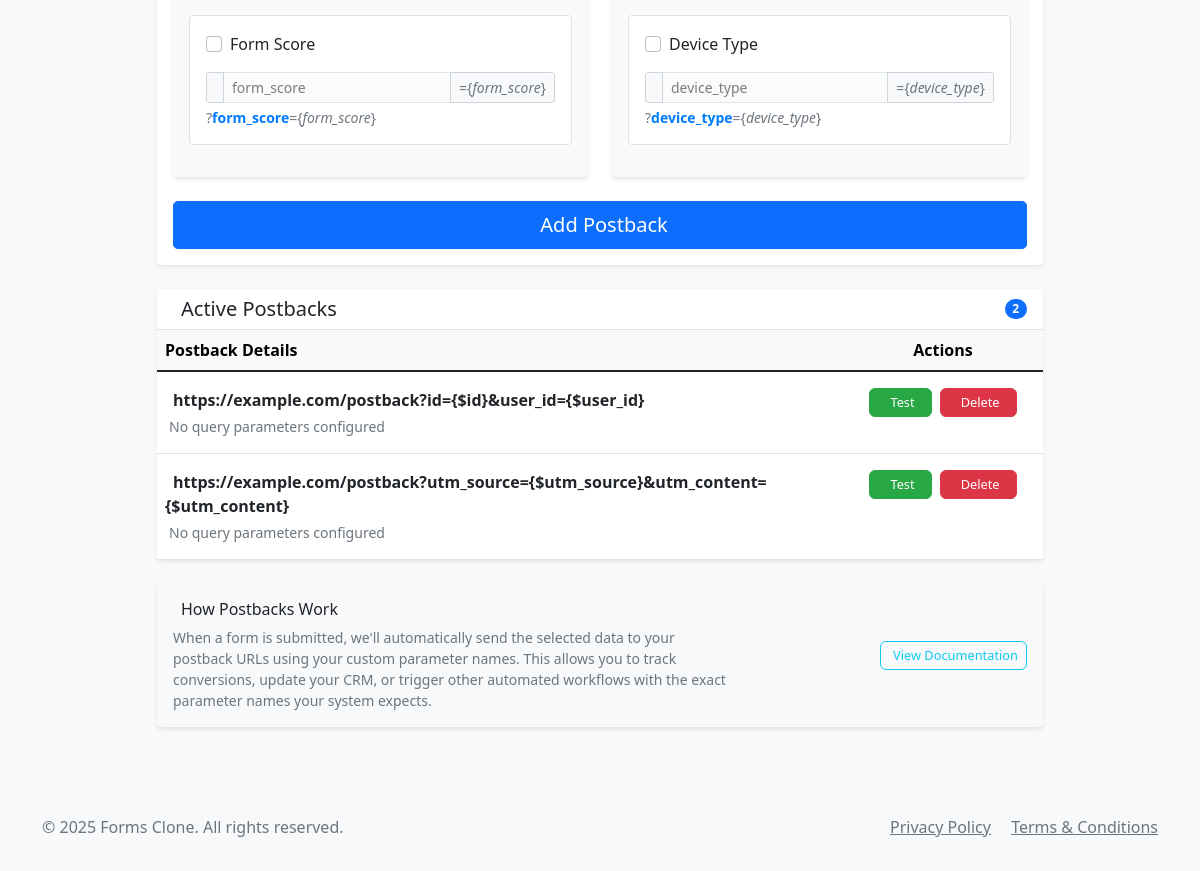
/postbacks (signed in, lower part), run on an earlier commit of the app's database.
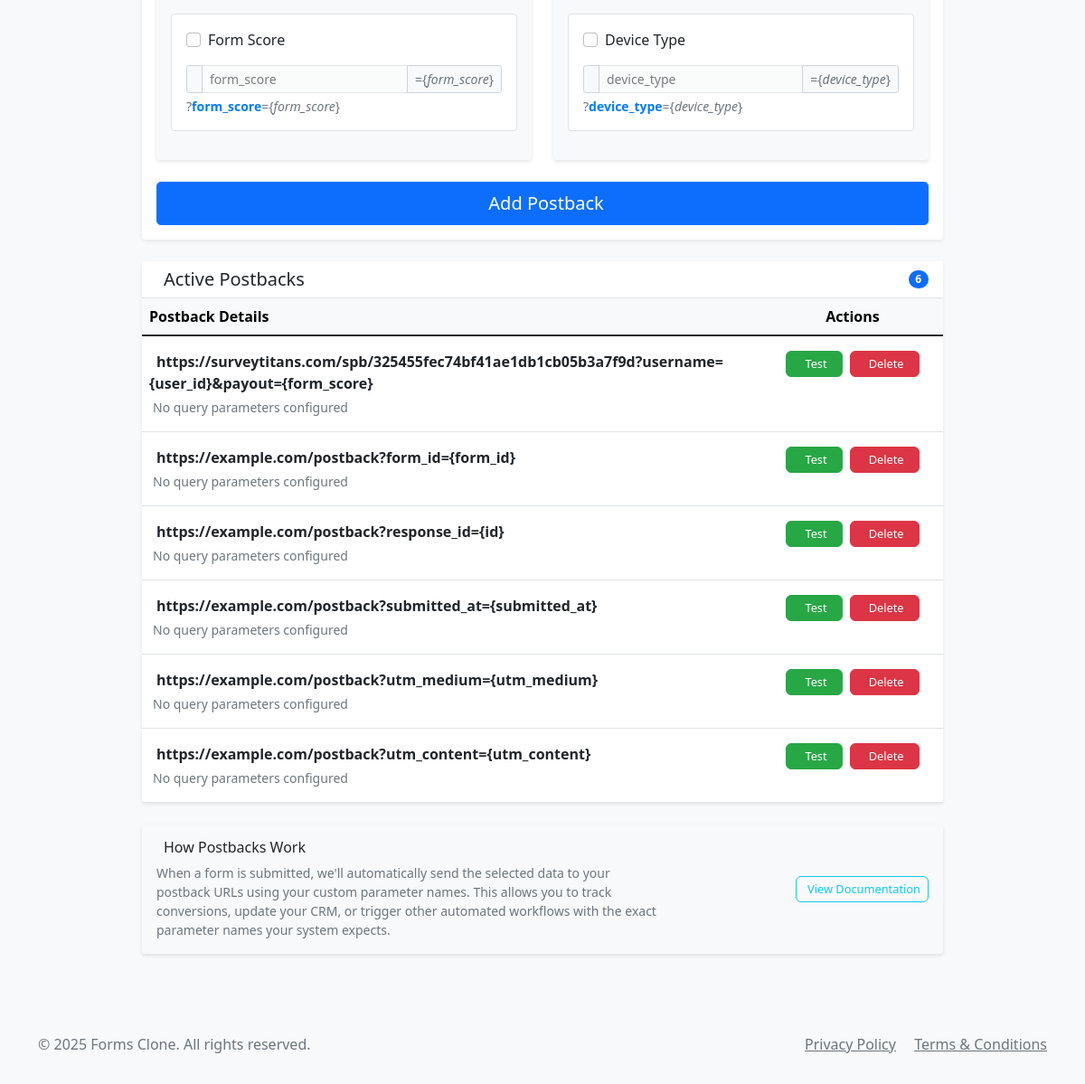
And on a later commit of the database.
### app.py (models this page shows)
class Postback(db.Model):
    id = db.Column(db.Integer, primary_key=True)
    url = db.Column(db.String(500), nullable=False)
    user_id = db.Column(db.Integer, db.ForeignKey('user.id'), nullable=False)
    created_at = db.Column(db.DateTime, default=datetime.utcnow)

### app.py (the view, shortened to what this page needs)
@app.route('/postbacks', methods=['GET', 'POST'])
@login_required
def manage_postbacks():
    postbacks = Postback.query.filter_by(user_id=current_user.id).all()
    return render_template('manage_postbacks.html', postbacks=postbacks)

### app.py (called while the page is built)
@app.context_processor
def inject_now():
    return {'now': datetime.now()}

@app.context_processor
def inject_csrf_token():
    return {'csrf_token': lambda: 'dummy_token'}

@login_manager.user_loader
def load_user(user_id):
    return User.query.get(int(user_id))

### templates/manage_postbacks.html (shortened to what the changed rows need)
{% extends "base.html" %}
{% block content %}
<div class="container-fluid px-4 py-4">
    <div class="row justify-content-center">
        <div class="col-xl-10 col-lg-11">
            <div class="card border-0 shadow-sm mb-4">
                <div class="card-body">
                    <form method="POST" class="needs-validation" novalidate>
                        <div class="mb-4">
                            <div class="row g-4">
                                <div class="col-lg-6">
                                    <div class="card bg-light border-0 h-100">
                                        <div class="card-body py-3">
                                            {% for field, label, default_param in [
                                                ('form_id', 'Form ID', 'form_id'),
                                                ('id', 'Response ID', 'response_id'),
                                                ('submitted_at', 'Submission Time', 'submitted_at'),
                                                ('user_id', 'User ID', 'username'),
                                                ('company_id', 'Company ID', 'company_id'),
                                                ('form_score', 'Form Score', 'form_score')
                                            ] %}
                                            <div class="parameter-row mb-3 p-3 border rounded bg-white">
                                                <div class="row align-items-center">
                                                    <div class="col-12 mb-2">
                                                        <div class="form-check">
                                                            <input class="form-check-input parameter-checkbox"
                                                                   type="checkbox"
                                                                   name="include_{{ field }}"
                                                                   id="include_{{ field }}"
                                                                   data-field="{{ field }}">
                                                            <label class="form-check-label fw-semibold" for="include_{{ field }}">
                                                                {{ label }}
                                                            </label>
                                                        </div>
                                                    </div>
                                                    <div class="col-12">
                                                        <div class="input-group input-group-sm">
                                                            <span class="input-group-text bg-light">
                                                            </span>
                                                            <input type="text"
                                                                   class="form-control parameter-name-input"
                                                                   name="param_name_{{ field }}"
                                                                   id="param_name_{{ field }}"
                                                                   placeholder="{{ default_param }}"
                                                                   value="{{ default_param }}"
                                                                   disabled>
                                                            <span class="input-group-text bg-light small text-muted">
                                                                ={<span class="field-name">{{ field }}</span>}
                                                            </span>
                                                        </div>
                                                        <div class="form-text small mt-1">
                                                            ?<span class="param-preview">{{ default_param }}</span>={<span class="field-name">{{ field }}</span>}
                                                        </div>
                                                    </div>
                                                </div>
                                            </div>
                                        </div>
                                    </div>
                                </div>
                                <div class="col-lg-6">
                                    <div class="card bg-light border-0 h-100">
                                        <div class="card-body py-3">
                                            {% for field, label, default_param in [
                                                ('utm_source', 'UTM Source', 'utm_source'),
                                                ('utm_medium', 'UTM Medium', 'utm_medium'),
                                                ('utm_campaign', 'UTM Campaign', 'utm_campaign'),
                                                ('utm_content', 'UTM Content', 'utm_content'),
                                                ('utm_term', 'UTM Term', 'utm_term'),
                                                ('device_type', 'Device Type', 'device_type')
                                            ] %}
                                            <div class="parameter-row mb-3 p-3 border rounded bg-white">
                                                <div class="row align-items-center">
                                                    <div class="col-12 mb-2">
                                                        <div class="form-check">
                                                            <input class="form-check-input parameter-checkbox"
                                                                   type="checkbox"
                                                                   name="include_{{ field }}"
                                                                   id="include_{{ field }}"
                                                                   data-field="{{ field }}">
                                                            <label class="form-check-label fw-semibold" for="include_{{ field }}">
                                                                {{ label }}
                                                            </label>
                                                        </div>
                                                    </div>
                                                    <div class="col-12">
                                                        <div class="input-group input-group-sm">
                                                            <span class="input-group-text bg-light">
                                                            </span>
                                                            <input type="text"
                                                                   class="form-control parameter-name-input"
                                                                   name="param_name_{{ field }}"
                                                                   id="param_name_{{ field }}"
                                                                   placeholder="{{ default_param }}"
                                                                   value="{{ default_param }}"
                                                                   disabled>
                                                            <span class="input-group-text bg-light small text-muted">
                                                                ={<span class="field-name">{{ field }}</span>}
                                                            </span>
                                                        </div>
                                                        <div class="form-text small mt-1">
                                                            ?<span class="param-preview">{{ default_param }}</span>={<span class="field-name">{{ field }}</span>}
                                                        </div>
                                                    </div>
                                                </div>
                                            </div>
                                        </div>
                                    </div>
                                </div>
                            </div>
                        </div>
                    </form>
                </div>
            </div>
            <div class="card border-0 shadow-sm">
                <div class="card-header bg-white border-bottom">
                    <div class="d-flex justify-content-between align-items-center">
                        <h5 class="card-title mb-0">
                            Active Postbacks
                        </h5>
                        {% if postbacks %}
                        <span class="badge bg-primary rounded-pill">{{ postbacks|length }}</span>
                        {% endif %}
                    </div>
                </div>
                <div class="card-body p-0">
                    {% if postbacks %}
                        <div class="table-responsive">
                            <table class="table table-hover mb-0">
                                <thead class="table-light">
                                    <tr>
                                        <th class="border-0 fw-semibold">Postback Details</th>
                                        <th class="border-0 fw-semibold text-center" width="200">Actions</th>
                                    </tr>
                                </thead>
                                <tbody>
                                    {% for pb in postbacks %}
                                    <tr>
                                        <td class="py-3">
                                            <div class="d-flex flex-column">
                                                <div class="mb-1">
                                                    <strong class="text-dark">{{ pb.url }}</strong>
                                                </div>
                                                {% if pb.query_params %}
                                                <div class="small text-muted">
                                                    <i class="fas fa-code me-1"></i>
                                                    Parameters: <code class="bg-light px-2 py-1 rounded">?{{ pb.query_params }}</code>
                                                </div>
                                                {% else %}
                                                <div class="small text-muted">
                                                    No query parameters configured
                                                </div>
                                                {% endif %}
                                            </div>
                                        </td>
                                        <td class="text-center py-3">
                                            <div class="d-flex gap-2 justify-content-center">
                                                <a href="/postback_tester?postback_id={{ pb.id }}"
                                                   class="btn btn-success btn-sm px-3"
                                                   data-bs-toggle="tooltip"
                                                   title="Send a test request to verify this postback URL is working">
                                                    Test
                                                </a>
                                                <form method="POST"
                                                      action="{{ url_for('delete_postback', postback_id=pb.id) }}"
                                                      onsubmit="return confirm('Are you sure you want to permanently delete this postback URL?');"
                                                      class="d-inline">
                                                    <button type="submit"
                                                            class="btn btn-danger btn-sm px-3"
                                                            data-bs-toggle="tooltip"
                                                            title="Permanently remove this postback URL">
                                                        Delete
                                                    </button>
                                                </form>
                                            </div>
                                        </td>
                                    </tr>
                                    {% endfor %}
                                </tbody>
                            </table>
                        </div>
                    {% endif %}
                </div>
            </div>
        </div>
    </div>
</div>
{% endblock %}

What changed in the data, as far as the page shows it:
changed Postback: url "https://example.com/postback?id={$id}&user_id={$user_id}" → "https://surveytitans.com/spb/325455fec74bf41ae1db1cb05b3a7f9d?username={user_id}&payout={form_score}"
changed Postback: url "https://example.com/postback?utm_source={$utm_source}&utm_content={$utm_content}" → "https://example.com/postback?form_id={form_id}"
added Postback: url "https://example.com/postback?response_id={id}"
added Postback: url "https://example.com/postback?submitted_at={submitted_at}"
added Postback: url "https://example.com/postback?utm_medium={utm_medium}"
added Postback: url "https://example.com/postback?utm_content={utm_content}"
Also different on the page:
{{ postbacks|length }}: "2" → "6"
